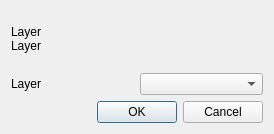
<?xml version="1.0" encoding="UTF-8"?>
<ui version="4.0">
 <class>CLayerChooserDlg</class>
 <widget class="QDialog" name="CLayerChooserDlg">
  <property name="geometry">
   <rect>
    <x>0</x>
    <y>0</y>
    <width>274</width>
    <height>134</height>
   </rect>
  </property>
  <property name="windowTitle">
   <string>Choose Layer</string>
  </property>
  <layout class="QVBoxLayout">
   <item>
    <layout class="QVBoxLayout">
     <item>
      <widget class="QLabel" name="c_text">
       <property name="text">
        <string>Layer
Layer</string>
       </property>
      </widget>
     </item>
     <item>
      <layout class="QHBoxLayout">
       <item>
        <widget class="QLabel">
         <property name="text">
          <string>Layer</string>
         </property>
        </widget>
       </item>
       <item>
        <widget class="QComboBox" name="c_layer_selector"/>
       </item>
      </layout>
     </item>
    </layout>
   </item>
   <item>
    <layout class="QHBoxLayout">
     <item>
      <spacer name="horizontalSpacer">
       <property name="orientation">
        <enum>Qt::Horizontal</enum>
       </property>
       <property name="sizeHint" stdset="0">
        <size>
         <width>40</width>
         <height>20</height>
        </size>
       </property>
      </spacer>
     </item>
     <item>
      <widget class="QPushButton" name="c_ok">
       <property name="text">
        <string>OK</string>
       </property>
      </widget>
     </item>
     <item>
      <widget class="QPushButton" name="c_cancel">
       <property name="text">
        <string>Cancel</string>
       </property>
      </widget>
     </item>
    </layout>
   </item>
  </layout>
 </widget>
 <resources/>
 <connections>
  <connection>
   <sender>c_ok</sender>
   <signal>clicked()</signal>
   <receiver>CLayerChooserDlg</receiver>
   <slot>OnOK()</slot>
   <hints>
    <hint type="sourcelabel">
     <x>95</x>
     <y>117</y>
    </hint>
    <hint type="destinationlabel">
     <x>18</x>
     <y>112</y>
    </hint>
   </hints>
  </connection>
  <connection>
   <sender>c_cancel</sender>
   <signal>clicked()</signal>
   <receiver>CLayerChooserDlg</receiver>
   <slot>OnCancel()</slot>
   <hints>
    <hint type="sourcelabel">
     <x>170</x>
     <y>124</y>
    </hint>
    <hint type="destinationlabel">
     <x>242</x>
     <y>121</y>
    </hint>
   </hints>
  </connection>
 </connections>
 <slots>
  <slot>OnOK()</slot>
  <slot>OnCancel()</slot>
 </slots>
</ui>
